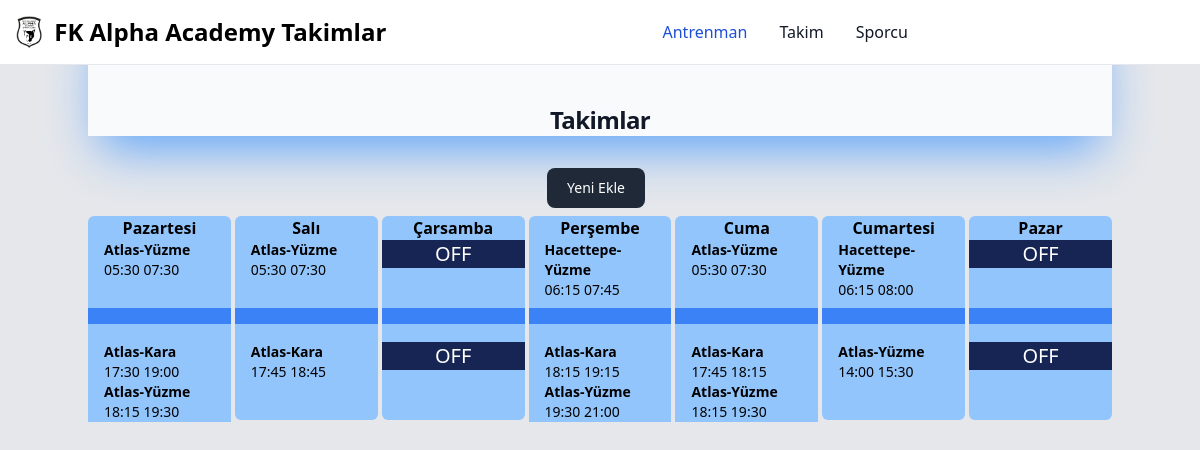
The page /takim/haftalik/ on the database its author committed.
### takim/models.py (models this page shows)
class HaftalikAntrenman(models.Model):
    dayofweek=models.IntegerField(choices=DAY_OF_WEEKS_CHOICES)
    baslangic=models.TimeField()
    bitis=models.TimeField(null=True)
    takim=models.ForeignKey(Takim,on_delete=models.CASCADE)
    yer=models.TextField(choices=ANTRENMAN_YERI,null=True)
    tur=models.TextField(choices=ANTRENMAN_TURU,null=True)
    def __str__(self):
        return str(self.dayofweek)

### takim/views.py (the view)
# urls.py: path('haftalik/',haftalik_antrenman,name='haftalik_list'),
def haftalik_antrenman(request):
    haftalik_list=HaftalikAntrenman.objects.all().order_by('dayofweek',)
    haftalik_nested={}
    for gun in DAY_OF_WEEKS_CHOICES:
        haftalik_nested[gun[1]]={'sabah':[],'aksam':[]}
    for antrenman in haftalik_list:
        gunluk=haftalik_nested.get(antrenman.get_dayofweek_display())
        donem= 'sabah' if antrenman.baslangic < time(13,00) else 'aksam'
        gunluk[donem].append(antrenman)
    print(haftalik_nested)
    return render(request,'haftalik_antrenman.html',{'haftalik_list':haftalik_list,
                                                     'haftalik_nested':haftalik_nested})

### takim/templates/haftalik_antrenman.html
{% extends "_base_takim.html" %}
{% load account_tags %}
{% block content %}
<div class=" mb-2 bg-gray-50 justify-center text-center pt-20 shadow-2xl shadow-blue-400">
    <h2 class="pt-6 text-center  text-2xl tracking-tight font-bold text-gray-900 dark:text-white">Takimlar</h2>
</div>
<div class="flex justify-center pt-6 ">
    <a href="/takim/takim_ekle">
        <button type="submit"
            class="text-white bg-gray-800 hover:bg-gray-900 focus:outline-none focus:ring-4 focus:ring-gray-300 font-medium rounded-lg text-sm px-5 py-2.5 me-2 mb-2 dark:bg-gray-800 dark:hover:bg-gray-700 dark:focus:ring-gray-700 dark:border-gray-700">Yeni
            Ekle</button>
    </a>
</div>
<div class=" grid md:grid-cols-7 gap-1">
    {% for gun,ant in haftalik_nested.items%}
    <div class=" relative h-full bg-blue-300 rounded-md ">
        <div class="font-bold text-center">{{gun}}</div>
        <div class="grid grid-rows-6 h-full text-sm">
            <div class="w-full row-span-2 p-0 m-0">
                {% for antrenman in ant.sabah %}
                <div class=" bg-blue-300 px-4 top-0 ">
                    <span class="font-semibold  ">{{antrenman.get_yer_display}}-{{antrenman.tur}}</span>
                     <br>
                    {{antrenman.baslangic}}
                    {{antrenman.bitis}}
                </div>
                {% empty %}
                <div class=" w-full bg-blue-950  ">
                    <div class="text-center text-white text-xl">OFF</div>
                </div>
                {% endfor %}
            </div>
            <div class=" w-full bg-blue-500 h-4 m-0 p-0  "></div>
            <div class="w-full row-span-4 top-0">
                {% for antrenman in ant.aksam %}
                <div class=" bg-blue-300 px-4 py-0 ">
                    <span class="font-semibold  ">{{antrenman.get_yer_display}}-{{antrenman.tur}}</span>
                     <br>
                    {{antrenman.baslangic}}
                    {{antrenman.bitis}}
                </div>
                {% empty %}
                <div class=" w-full bg-blue-950   ">
                    <div class="text-center text-white text-xl">OFF</div>
                </div>
                {% endfor %}
            </div>
        </div>
    </div>
    {% endfor %}
</div>
{% endblock content %}

### rows shown on the page
HaftalikAntrenman: yer "Atlas", tur "Yüzme", baslangic "05:30", bitis "07:30"
HaftalikAntrenman: yer "Atlas", tur "Kara", baslangic "17:30", bitis "19:00"
HaftalikAntrenman: yer "Atlas", tur "Yüzme", baslangic "18:15", bitis "19:30"
HaftalikAntrenman: yer "Atlas", tur "Yüzme", baslangic "05:30", bitis "07:30"
HaftalikAntrenman: yer "Atlas", tur "Kara", baslangic "17:45", bitis "18:45"
HaftalikAntrenman: yer "Hacettepe", tur "Yüzme", baslangic "06:15", bitis "07:45"
HaftalikAntrenman: yer "Atlas", tur "Kara", baslangic "18:15", bitis "19:15"
HaftalikAntrenman: yer "Atlas", tur "Yüzme", baslangic "19:30", bitis "21:00"
HaftalikAntrenman: yer "Atlas", tur "Yüzme", baslangic "05:30", bitis "07:30"
HaftalikAntrenman: yer "Atlas", tur "Kara", baslangic "17:45", bitis "18:15"
HaftalikAntrenman: yer "Atlas", tur "Yüzme", baslangic "18:15", bitis "19:30"
HaftalikAntrenman: yer "Hacettepe", tur "Yüzme", baslangic "06:15", bitis "08:00"
HaftalikAntrenman: yer "Atlas", tur "Yüzme", baslangic "14:00", bitis "15:30"

### other values the page prints
{{ gun }} "Pazartesi" "Salı" "Çarsamba" "Perşembe" "Cuma" "Cumartesi" "Pazar"
